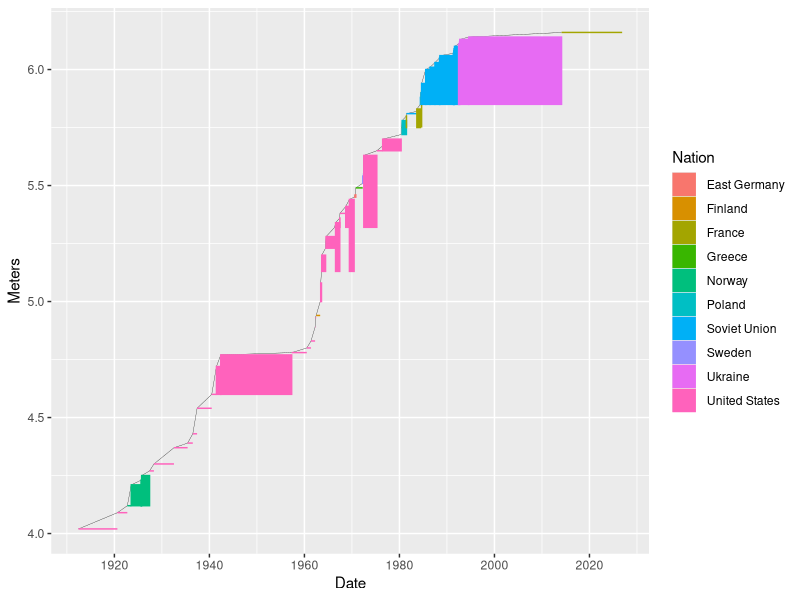

This figure's R source:
## ---- chunk 1
library(lubridate)  # for dealing with dates
library(ggplot2)
library(plyr)
# first off read the data into a data frame
pv <- read.table("data/mens_pole_vault_raw.txt", 
                comment.char = "%", 
                sep = "\t", 
                header = TRUE, 
                stringsAsFactors = FALSE
                )

# and then clean it up:
pv$Date <- gsub("\\[[0-9]\\]", "", pv$Date)  # remove the footnote refs in the dates
pv$Date <- mdy(pv$Date)  # convert dates to lubridate 
pv$Record <- as.numeric(gsub(" m.*", "", pv$Record))  # remove the "m" and other stuff from the heights
names(pv)[names(pv) == "Record"] = "Meters" # change "Record" column to "Meters"

# now add a column for the date of first record for each athlete
tmp <- ddply(.data = pv, .variables = "Athlete", .fun = function(pv) min(pv$Meters))
rownames(tmp) <- tmp$Athlete
pv$FirstRecordMeters <- tmp[pv$Athlete, "V1"]

# now add a column for date of the next record:
pv$DateNext <- c(pv$Date[-1], ymd(today()))

ggplot(data = pv, mapping = aes(x = Date, y = Meters, color = Nation))  + 
 # geom_point() +
  geom_line(color = "black", size = .1) +
  geom_rect(aes(xmin = Date, 
                xmax = DateNext, 
                ymin = FirstRecordMeters, 
                ymax = Meters,
                fill = Nation,
                colour = Nation
                ))
